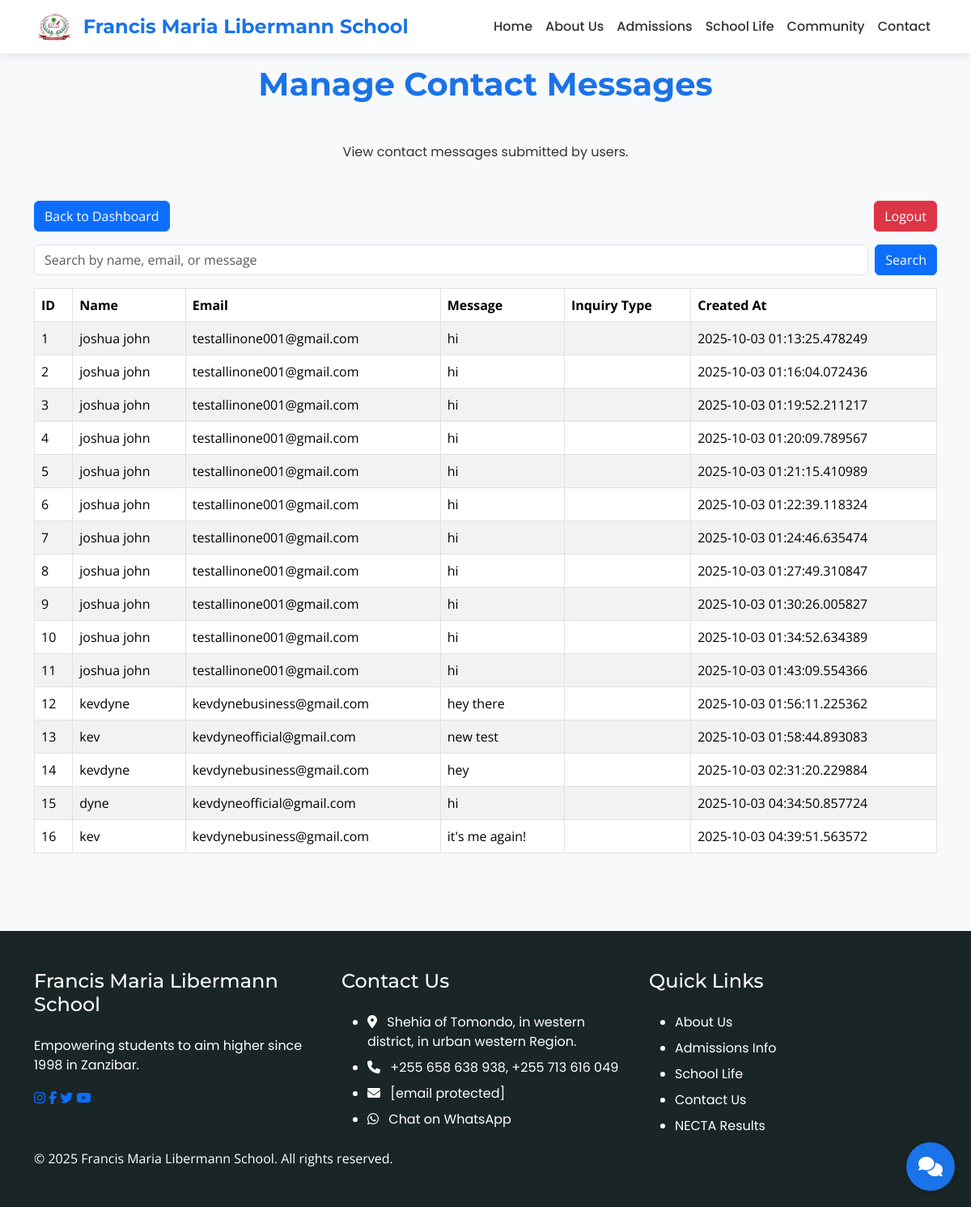
The app's page /admin/contacts (signed in), older data.
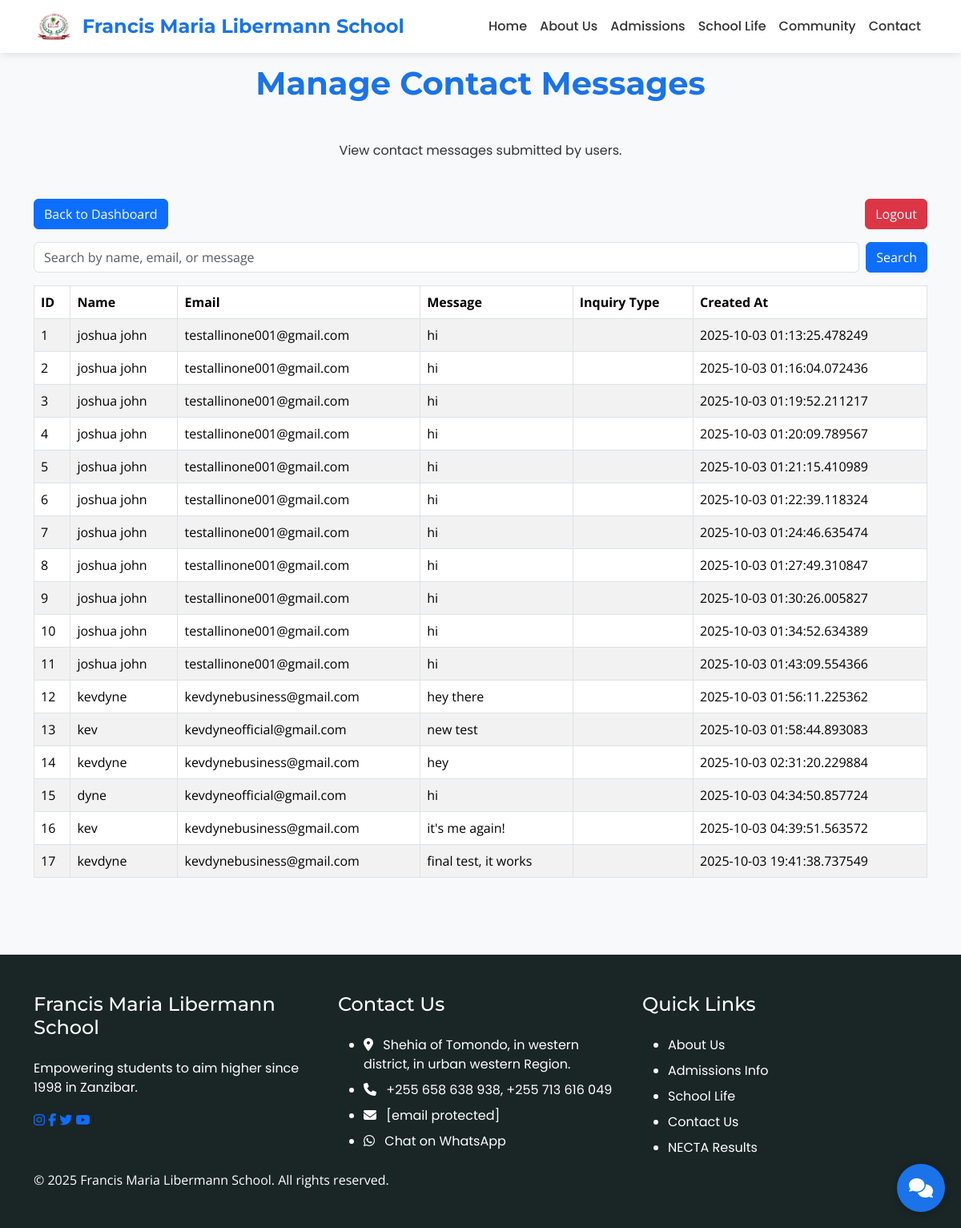
The same page, newer data.
### app/models.py (models this page shows, shortened)
class Contact(db.Model):
    id = db.Column(db.Integer, primary_key=True)
    name = db.Column(db.String(100), nullable=False)
    email = db.Column(db.String(120), nullable=False)
    message = db.Column(db.Text, nullable=False)
    created_at = db.Column(db.DateTime, default=datetime.utcnow)

### app/routes.py (the view, shortened to what this page needs)
@main.route('/admin/contacts', methods=['GET', 'POST'])
@login_required
def admin_contacts():
    search_query = request.form.get('search', '') if request.method == 'POST' else ''
    if search_query:
        contacts = Contact.query.filter(
            (Contact.name.ilike(f'%{search_query}%')) |
            (Contact.email.ilike(f'%{search_query}%')) |
            (Contact.message.ilike(f'%{search_query}%'))
        ).all()
    else:
        contacts = Contact.query.all()
    return render_template('admin_contacts.html', contacts=contacts, search_query=search_query)

### app/templates/admin_contacts.html
{% extends "base.html" %}
{% block content %}
<section class="section bg-light">
    <div class="container">
        <h2 class="section-title">Manage Contact Messages</h2>
        <p class="text-center mb-5">View contact messages submitted by users.</p>
        <div class="row mb-3">
            <div class="col-md-12">
                <a href="{{ url_for('main.admin_dashboard') }}" class="btn btn-primary">Back to Dashboard</a>
                <a href="{{ url_for('main.admin_logout') }}" class="btn btn-danger float-end">Logout</a>
            </div>
        </div>
        <div class="row mb-3">
            <div class="col-md-12">
                <form method="POST" class="d-flex">
                    <input type="text" name="search" class="form-control me-2" placeholder="Search by name, email, or message" value="{{ search_query }}">
                    <button type="submit" class="btn btn-primary">Search</button>
                </form>
            </div>
        </div>
        <div class="row">
            <div class="col-md-12">
                <table class="table table-bordered table-striped">
                    <thead>
                        <tr>
                            <th>ID</th>
                            <th>Name</th>
                            <th>Email</th>
                            <th>Message</th>
                            <th>Inquiry Type</th>
                            <th>Created At</th>
                        </tr>
                    </thead>
                    <tbody>
                        {% for contact in contacts %}
                        <tr>
                            <td>{{ contact.id }}</td>
                            <td>{{ contact.name }}</td>
                            <td>{{ contact.email }}</td>
                            <td>{{ contact.message }}</td>
                            <td>{{ contact.inquiry_type }}</td>
                            <td>{{ contact.created_at }}</td>
                        </tr>
                        {% endfor %}
                    </tbody>
                </table>
            </div>
        </div>
    </div>
</section>
{% endblock %}

Row changes from the older to the newer data that the page shows:
added Contact: id "17", name "kevdyne", email "kevdynebusiness@gmail.com", message "final test, it works", created_at "2025-10-03 19:41:38.737549"
